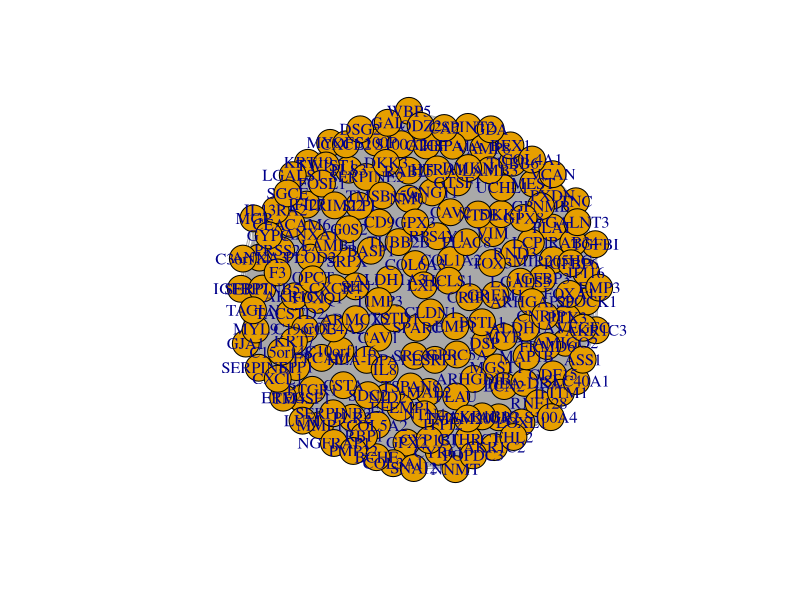
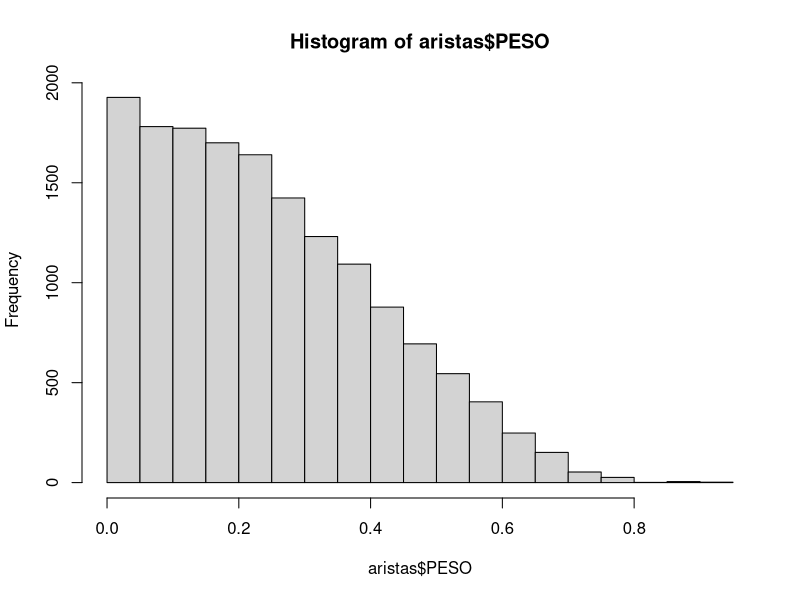
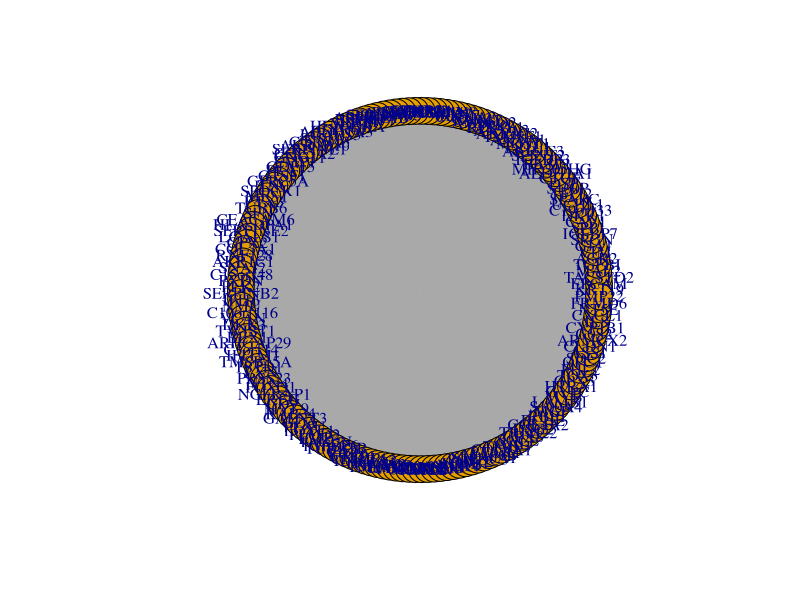
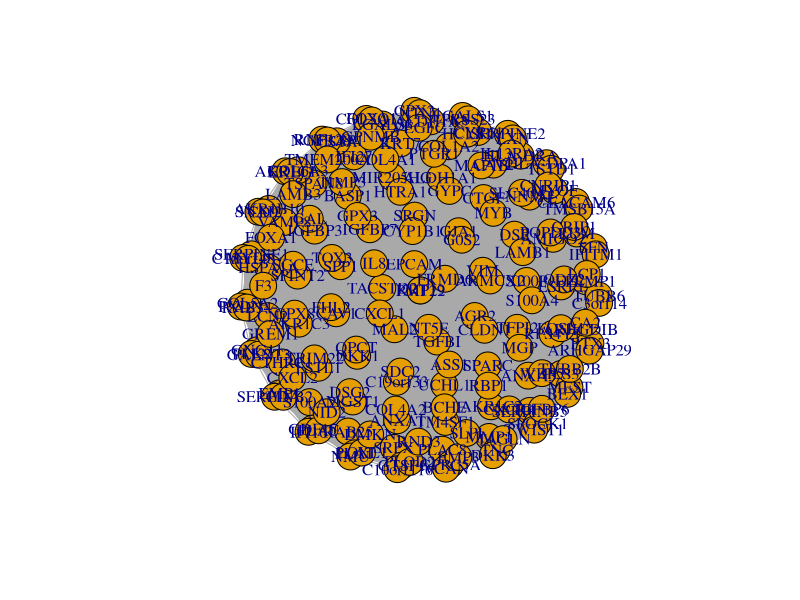
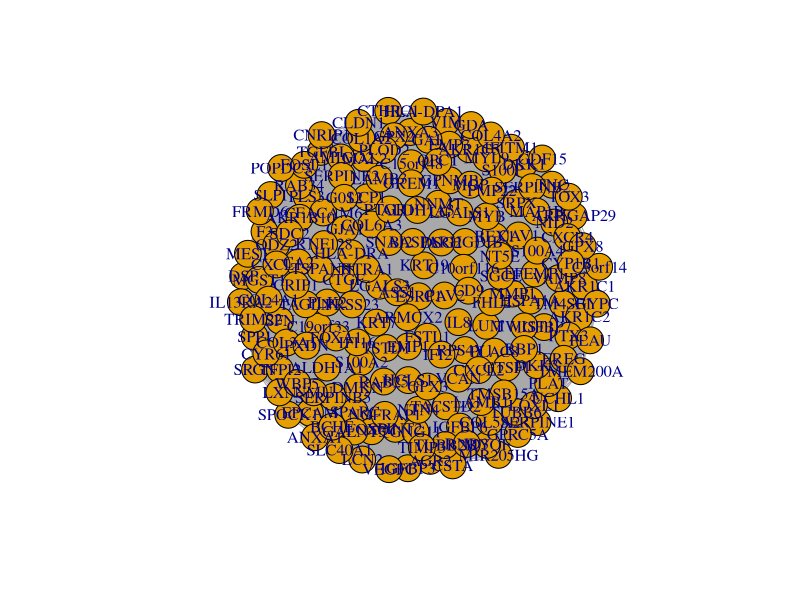
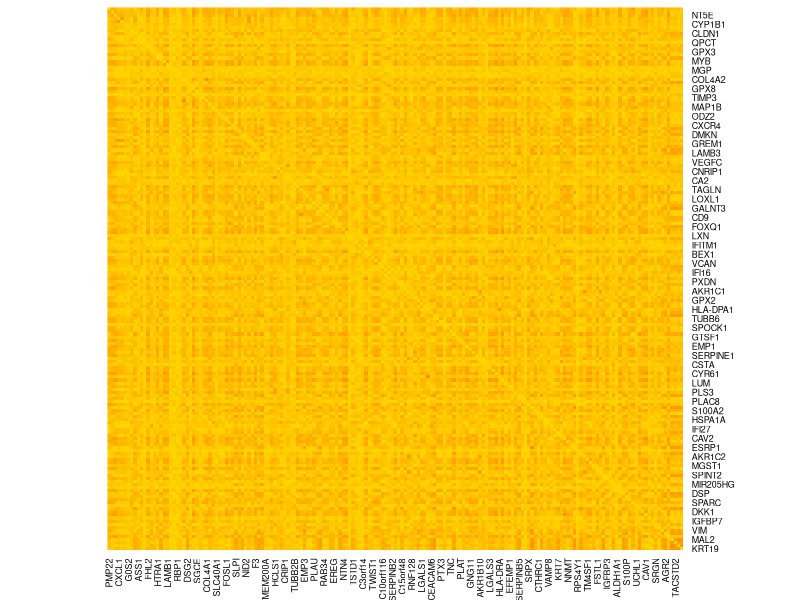
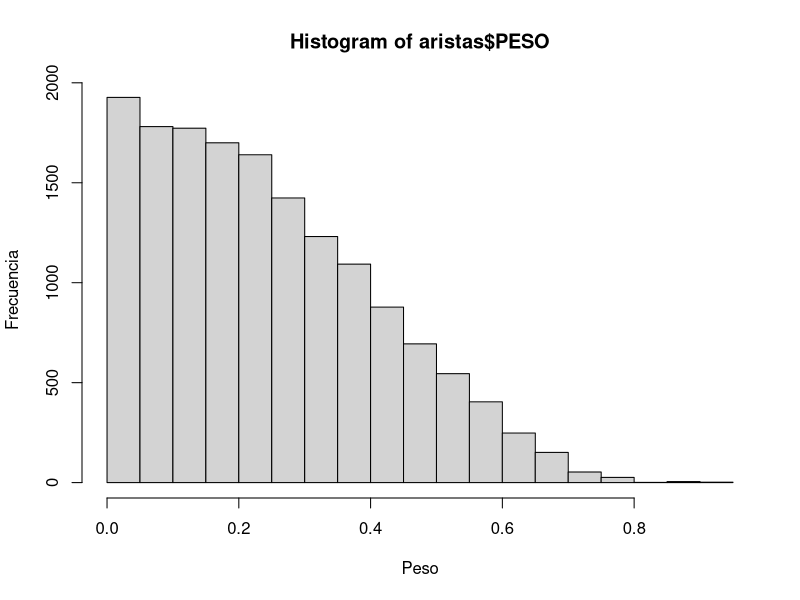
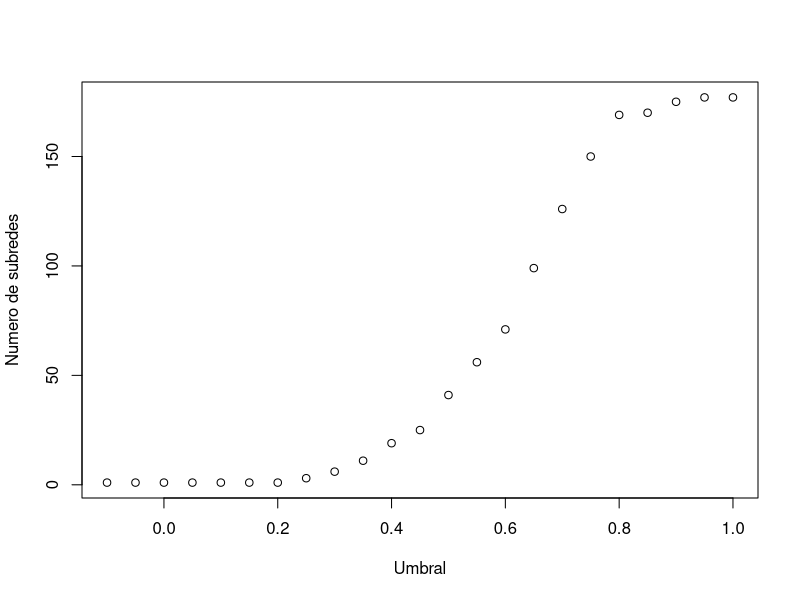

The R source for these figures, in order:
## ---- chunk 1
#install.packages("igraph")
#install.packages("readxl")
library(igraph)
library(readxl)
## ---- chunk 2
aristas <- read_excel("./Dataset1.xlsx", 
                    sheet = "WeigthedNetwork")
nodos <- read_excel("./Dataset1.xlsx", 
                    sheet = "NetworkNodes")
grafo <- 
  graph_from_data_frame(d = aristas,  directed=F, vertices = nodos)
## ---- chunk 3
V(grafo)
E(grafo)
class(grafo)
head(grafo)
## ---- chunk 4
plot(grafo)
## ---- chunk 5
hist(aristas$PESO)
mean(aristas$PESO)
sd(aristas$PESO)
## ---- chunk 6
l <- layout_in_circle(grafo)
plot(grafo, layout=l)

## ---- chunk 7
e <- layout_on_sphere(grafo)
plot(grafo, layout=e)
## ---- chunk 8

#Fruchterman-Reingold
fr <- layout_with_fr(grafo)
plot(grafo, layout=fr)
## ---- chunk 9
#matriz
netm <- get.adjacency(grafo, attr="PESO", sparse=F)
colnames(netm) <- nodos$NODOS
rownames(netm) <- nodos$NODOS
palf <- colorRampPalette(c("gold", "dark orange")) 

heatmap(netm[,177:1], Rowv = NA, Colv = NA, col = palf(100), 
        scale="none", margins=c(3,1) )

## ---- chunk 10
hist(aristas$PESO, xlab = "Peso", ylab = "Frecuencia")
## ---- chunk 11
umbral = seq(-0.1 , 1, by=0.05)
no = c(0)
ar = c(0)
i=1
for (x in umbral){
  gf <- delete_edges(grafo, E(grafo)[PESO<x])
  no[i] <- clusters(gf)$no #vector con el numero de clusters
  ar[i] <- edge_density(gf)
  i= i+1
}

plot (x= umbral, y =no, xlab = "Umbral" ,ylab ="Numero de subredes")
plot (x= umbral, y =ar, xlab = "Umbral" ,ylab ="Densidad de aristas")
## ---- chunk 12
g4 <- delete_edges(grafo, E(grafo)[PESO<0.4])
## ---- chunk 13
V(g4)
E(g4)
plot(g4)
## ---- chunk 14
netm <- get.adjacency(g4, attr="PESO", sparse=F)
colnames(netm) <- nodos$NODOS
rownames(netm) <- nodos$NODOS
palf <- colorRampPalette(c("gold", "dark orange")) 

heatmap(netm[,177:1], Rowv = NA, Colv = NA, col = palf(100), 
        scale="none", margins=c(3,1) )
## ---- chunk 15
distM <- shortest.paths(g4, weights = E(g4)$PESO)
distM
